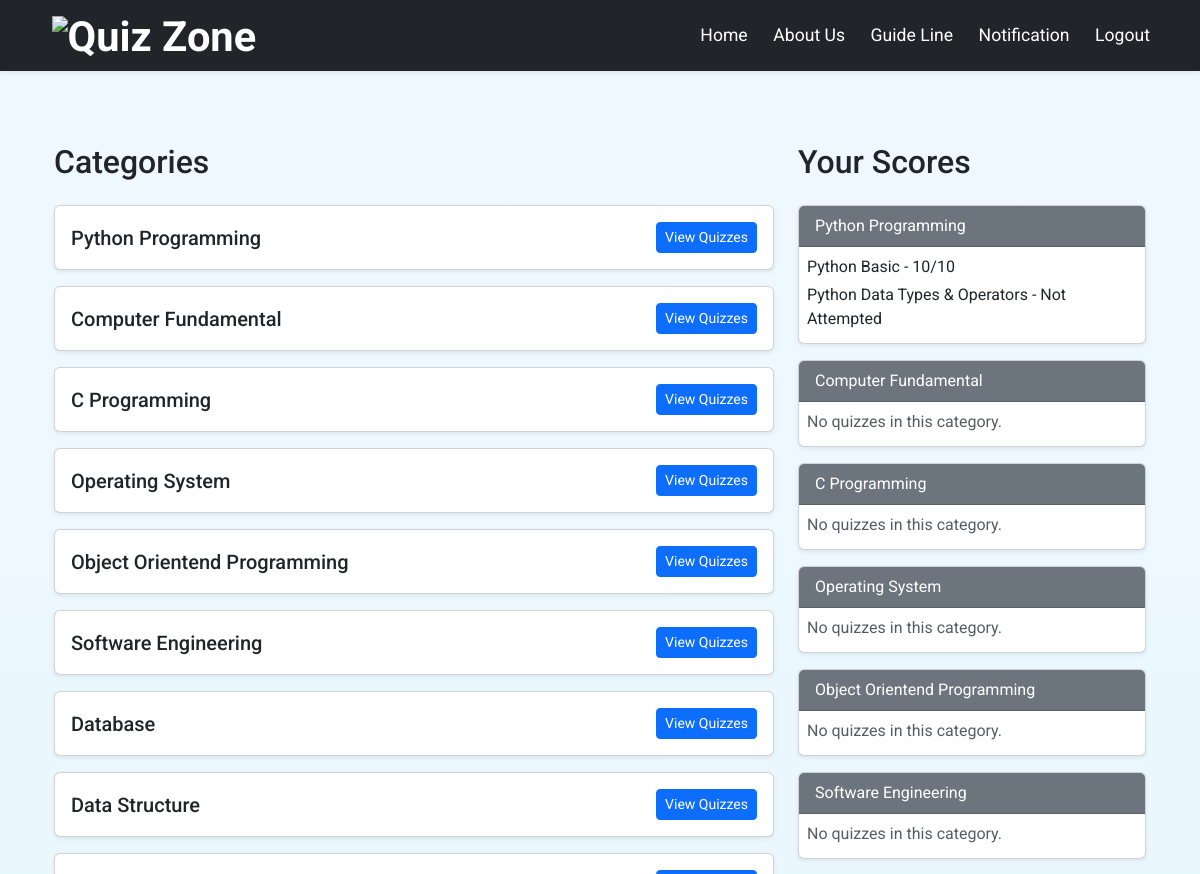
Before: /home/ (signed in, upper part) with the older database file.
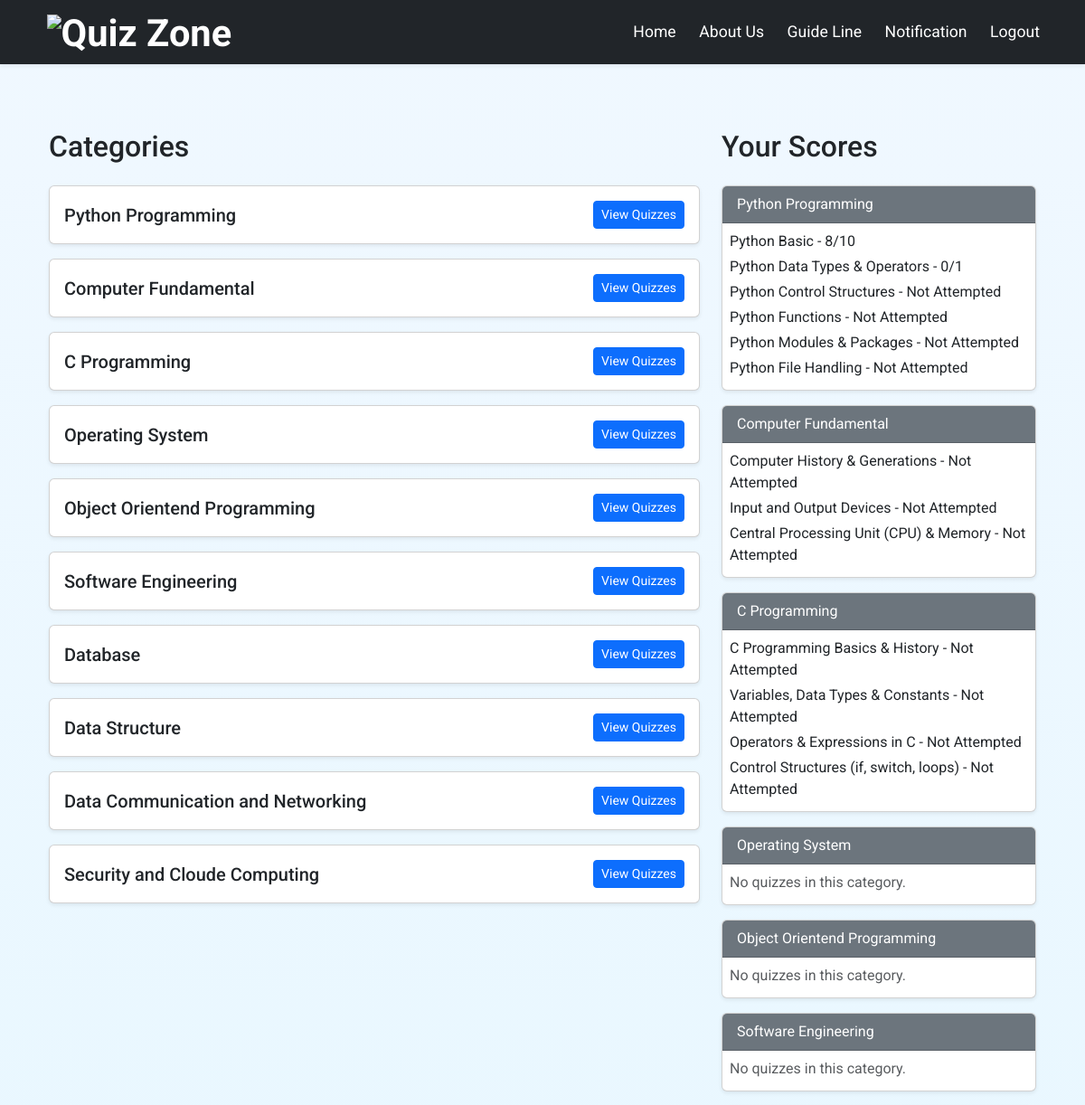
After: the same page with the newer database file.
### quiz/models.py (models this page shows, shortened)
class Category(models.Model):
    name = models.CharField(max_length=100, unique=True)

class Quiz(models.Model):
    title = models.CharField(max_length=200)
    category = models.ForeignKey(Category, on_delete=models.SET_NULL, null=True, blank=True)
    has_time_limit = models.BooleanField(default=False)
    time_limit = models.PositiveIntegerField(blank=True, null=True)  # minutes

### quiz/views.py (the view)
# urls.py: path("home/", views.home, name="home"),
@login_required
def home(request):
    user = request.user
    categories = Category.objects.prefetch_related("quiz_set__questions").all()
    for category in categories:
        quizzes_with_score = []
        for quiz in category.quiz_set.all():
            attempt = QuizAttempt.objects.filter(user=user, quiz=quiz).order_by('-completed_at').first()
            quiz.user_score = attempt.score if attempt else 0  # set 0 if no score
            quiz.attempted = attempt is not None                # True if attempted, False if not
            quizzes_with_score.append(quiz)
        category.quizzes = quizzes_with_score  # attach quizzes with score
    return render(request, "home.html", {
        "categories": categories,
        "logged_in": True
    })

### authentications/authentication.py (called while the page is built)
    def get_user(self, user_id):
        try:
            return User.objects.get(pk=user_id)
        except User.DoesNotExist:
            return None

### quiz/context_processors.py (called while the page is built)
def auth_status(request):
    return {
        'logged_in': request.user.is_authenticated
    }

### templates/home.html (shortened to what this page needs)
{% extends "base.html" %}
{% block content %}
<div class="container my-5">
    <div class="row">
        <div class="col-lg-8">
            <h2 class="mb-4">Categories</h2>
            {% for category in categories %}
                <div class="card mb-3 shadow-sm">
                    <div class="card-body d-flex justify-content-between align-items-center">
                        <h5 class="mb-0">{{ category.name }}</h5>
                        <a href="{% url 'quiz:quiz_list' category.id %}" class="btn btn-primary btn-sm">View Quizzes</a>
                    </div>
                </div>
            {% empty %}
                <p>No categories available.</p>
            {% endfor %}
        </div>
        <div class="col-lg-4">
            <h2 class="mb-4">Your Scores</h2>
            {% for category in categories %}
                <div class="card mb-3 shadow-sm">
                    <div class="card-header bg-secondary text-white">
                        {{ category.name }}
                    </div>
                    <div class="card-body p-2">
                        {% for quiz in category.quizzes %}
                            {% if quiz.attempted %}
                                <p class="mb-1">{{ quiz.title }} - {{ quiz.user_score }}/{{ quiz.questions.count }}</p>
                            {% else %}
                                <p class="mb-1">{{ quiz.title }} - Not Attempted</p>
                            {% endif %}
                        {% empty %}
                            <p class="mb-1 text-muted">No quizzes in this category.</p>
                        {% endfor %}
                    </div>
                </div>
            {% empty %}
                <p>No categories available.</p>
            {% endfor %}
        </div>
    </div>
</div>
{% endblock %}

Changed rows visible on the page:
shown differently, row unchanged: Category "Computer Fundamental": no longer shows "No quizzes in this category."
shown differently, row unchanged: Category "C Programming": no longer shows "No quizzes in this category."
now on this page (row unchanged): Category: name "Data Communication and Networking", shown under "Categories"
now on this page (row unchanged): Category: name "Security and Cloude Computing", shown under "Categories"
computed for Quiz "Python Basic": user_score "10" → "8"
shown differently, row unchanged: Quiz "Python Data Types & Operators": user_score (not shown) → "0"; questions.count (not shown) → "1"; text "- Not Attempted" → "- /"
added Quiz: title "Python Control Structures", shown under Category "Python Programming"
added Quiz: title "Python Functions", shown under Category "Python Programming"
added Quiz: title "Python Modules & Packages", shown under Category "Python Programming"
added Quiz: title "Python File Handling", shown under Category "Python Programming"
added Quiz: title "Computer History & Generations", shown under Category "Computer Fundamental"
added Quiz: title "Input and Output Devices", shown under Category "Computer Fundamental"
added Quiz: title "Central Processing Unit (CPU) & Memory", shown under Category "Computer Fundamental"
added Quiz: title "C Programming Basics & History", shown under Category "C Programming"
added Quiz: title "Variables, Data Types & Constants", shown under Category "C Programming"
added Quiz: title "Operators & Expressions in C", shown under Category "C Programming"
added Quiz: title "Control Structures (if, switch, loops)", shown under Category "C Programming"
